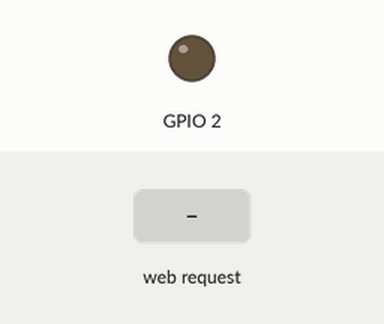
Bench run of a sketch on a simulated ESP32. On the bench: output pins drawn as LEDs (lit = HIGH). The inputs (shaded band) are chosen by the test bench. WiFi joins after 1.5 s; servers stay silent unless stated; what the sketch prints to the serial monitor is not drawn.

Above: at 2.7 s.
2.8 s: HTTP request GET /2/on received
At 3.8 s:
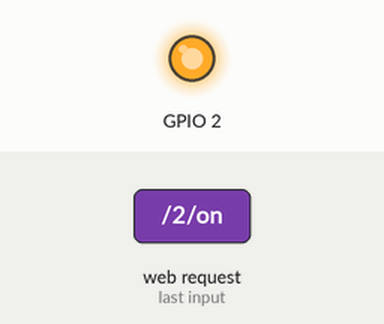
4.3 s: HTTP request GET /2/off received
At 5.0 s:
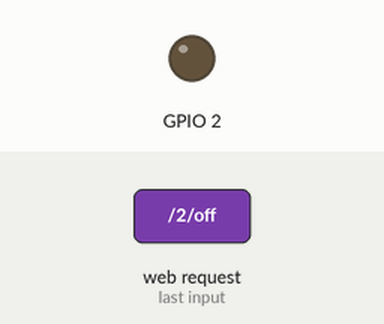
Timing chart, 0 to 7.3 s (numbered marks = the images above; inputs shaded):
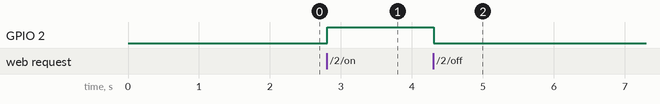

Measured:
- after the input at 2.8 s, GPIO 2: LOW → HIGH at once
- after the input at 4.3 s, GPIO 2: HIGH → LOW at once

The sketch:

wifimanagerlight.ino
```cpp
#include <WiFi.h>

const char* ssid = "OPPO F19s";
const char* password = "MayurMaru17";

WiFiServer server(80);

String header;

String output2State = "off";

unsigned long currentTime = millis();
unsigned long previousTime = 0;
const long timeoutTime = 2000;

void setup() {
  Serial.begin(115200);
  pinMode(2, OUTPUT);
  digitalWrite(2, LOW);
  Serial.print("Connecting to ");
  Serial.println(ssid);
  WiFi.begin(ssid, password);
  while (WiFi.status() != WL_CONNECTED) {
    delay(500);
    Serial.print(".");
  }
  Serial.println("");
  Serial.println("WiFi connected.");
  Serial.println("IP address: ");
  Serial.println(WiFi.localIP());
  server.begin();
}

void loop(){
  WiFiClient client = server.available();   // Listen for incoming clients

  if (client) {                             // If a new client connects,
    currentTime = millis();
    previousTime = currentTime;
    Serial.println("New Client.");          // print a message out in the serial port
    String currentLine = "";                // make a String to hold incoming data from the client
    while (client.connected() && currentTime - previousTime <= timeoutTime) {  // loop while the client's connected
      currentTime = millis();
      if (client.available()) {             // if there's bytes to read from the client,
        char c = client.read();             // read a byte, then
        Serial.write(c);                    // print it out the serial monitor
        header += c;
        if (c == '\n') {
          if (currentLine.length() == 0) {
            client.println("HTTP/1.1 200 OK");
            client.println("Content-type:text/html");
            client.println("Connection: close");
            client.println();
            if (header.indexOf("GET /2/on") >= 0) {
              Serial.println("GPIO 2 on");
              output2State = "on";
              digitalWrite(2, HIGH);
            } else if (header.indexOf("GET /2/off") >= 0) {
              Serial.println("GPIO 2 off");
              output2State = "off";
              digitalWrite(2, LOW);
            }

            // Display the HTML web page
            client.println("<!DOCTYPE html><html>");
            client.println("<head><meta name=\"viewport\" content=\"width=device-width, initial-scale=1\">");
            client.println("<link rel=\"icon\" href=\"data:,\">");
            client.println("<style>html { font-family: Helvetica; display: inline-block; margin: 0px auto; text-align: center;}");
            client.println(".button { background-color: #4CAF50; border: none; color: white; padding: 16px 40px;");
            client.println("text-decoration: none; font-size: 30px; margin: 2px; cursor: pointer;}");
            client.println(".button2 {background-color: #555555;}</style></head>");

            // Web Page Heading
            client.println("<body><h1>ESP32 Web Server</h1>");

            // Display current state, and ON/OFF buttons for GPIO 26
            client.println("<p>GPIO 2 - State " + output2State + "</p>");
            // If the output26State is off, it displays the ON button
            if (output2State=="off") {
              client.println("<p><a href=\"/2/on\"><button class=\"button\">ON</button></a></p>");
            } else {
              client.println("<p><a href=\"/2/off\"><button class=\"button button2\">OFF</button></a></p>");
            }
            client.println("</body></html>");
            client.println();
            // Break out of the while loop
            break;
          } else { // if you got a newline, then clear currentLine
            currentLine = "";
          }
        } else if (c != '\r') {  // if you got anything else but a carriage return character,
          currentLine += c;      // add it to the end of the currentLine
        }
      }
    }
    header = "";
    client.stop();
    Serial.println("Client disconnected.");
    Serial.println("");
  }
}
```
